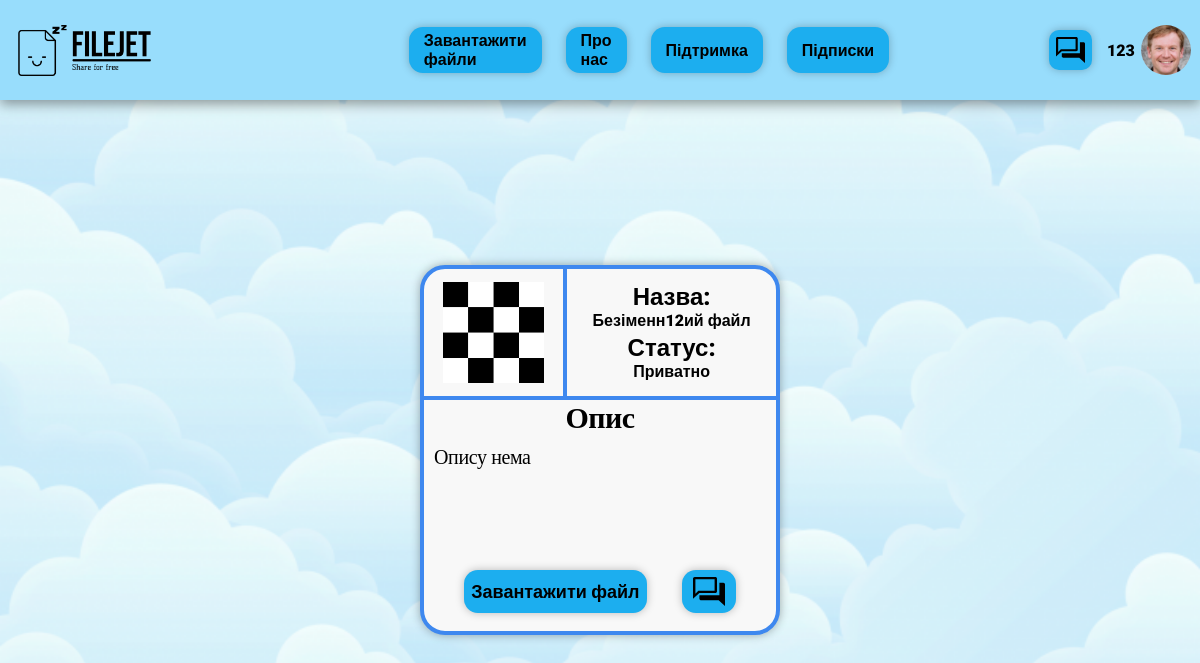
/file/34/ (signed in), run on the app's committed database.
### ProfileApp/models.py (models this page shows, shortened)
class Profile(models.Model):
    user = models.OneToOneField(User, on_delete=models.CASCADE)
    image = models.ImageField(upload_to='image/%Y/%m/%d', default="unregistered_user.png")
    total_size = models.IntegerField(default=104857600)
    used_size = models.IntegerField(default=0)
    procent_size = models.IntegerField(default=0)
    subscription = models.ForeignKey(Subscription, on_delete=models.CASCADE, to_field='id', default="1")
    authorised = models.BooleanField(default=False)

### FileApp/models.py (models this page shows, shortened)
class File(models.Model):
    file_path = models.FileField(upload_to='files/%Y/%m/%d', max_length=255, null=True, blank=True)
    name = models.CharField(max_length=255, default="Безіменний файл")
    description = models.TextField(default="Опису нема")
    category = models.ForeignKey(Category, on_delete=models.CASCADE, null=True, blank=True)
    private = models.BooleanField()
    image = models.ImageField(upload_to='image/%Y/%m/%d', default="file_preview.png")
    user = models.ForeignKey(settings.AUTH_USER_MODEL, on_delete=models.CASCADE)

### FileApp/views.py (the view)
# urls.py: path(r'file/<int:file_pk>/', show_file, name='file'),
@login_required(login_url='main')
def show_file(request, file_pk):
    context={}
    file = get_object_or_404(File, pk=file_pk)
    context["file"] = file
    context["is_uploader"] = False
    if file.user == request.user:
        context["is_uploader"] = True
        chats = Chat.objects.filter(file = file)
        chat_and_last_message_list = []
        for chat in chats:
            chat_and_last_message = []
            try:
                last_message = Message.objects.filter(chat = chat).order_by('pk').latest('pk')
            except Message.DoesNotExist:
                last_message = ''
            profile_image = Profile.objects.get(user = chat.send_user)
            chat_and_last_message.append(profile_image)
            chat_and_last_message.append(last_message)
            chat_and_last_message.append(chat)
            chat_and_last_message_list.append(chat_and_last_message)
        context["chat_and_last_message_list"] = chat_and_last_message_list
    return render(request, 'file.html', context)

### MainApp/templatetags/base.py (called while the page is built)
@register.simple_tag
def give_user(request):
    if request.user.is_authenticated:
        user = request.user
        profile = Profile.objects.get(user=user)
        return profile

@register.simple_tag
def give_chats(request):
    if request.user.is_authenticated:
        chats = Chat.objects.filter(send_user = request.user)
        chat_and_last_message_list = []
        for chat in chats:
            chat_and_last_message = []
            try:
                last_message = Message.objects.filter(chat = chat).order_by('pk').latest('pk')
            except Message.DoesNotExist:
                last_message = ''
            profile_image = Profile.objects.get(user = chat.send_user)
            chat_and_last_message.append(profile_image)
            chat_and_last_message.append(last_message)
            chat_and_last_message.append(chat)
            chat_and_last_message_list.append(chat_and_last_message)
        return chat_and_last_message_list

### FileApp/templates/file.html (shortened to what this page needs)
{% extends 'base.html' %}
{% load static %}
{% block style %}<link rel="stylesheet" href="{% static 'css/file.css' %}">{% endblock %}
{% block content %}
<div id="wrapper">
    <div id="file">
        <div id="file-header">
            <div id="image">
                {% if file.image %}
                <img src="{{ file.image.url }}" alt="{{ file.name }}">
                {% else %}
                <img src="{% static 'images/sad_file.svg' %}" alt="Нема забраження файлу">
                {% endif %}
            </div>
            <div id="text-info">
                <div class="file-name">
                    <h2>Назва:</h2>
                    <h4>{{ file.name }}</h4>
                </div>
                <div class="file-name">
                    <h2>Статус:</h2>
                    <div id="private-info">
                        <h4>{% if file.private %}
                        Відкрито
                        {% else %}
                        Приватно
                        {% endif %}</h4>
                    </div>
                </div>
            </div>
        </div>
        <div id="file-body">
            <h2 id="description-h2">Опис</h2>
            <h4 id="description-text">{% if file.description %}
                {{ file.description }}
                {% else %}
                Нема опису файла!
                {% endif %}</h4>
        </div>
        <div id="file-footer">
            <a href="{% url 'download_file' file.pk %}" id="text-download">Завантажити файл</a>
            {% if is_uploader %}
            <button id="oLModal" class="modal-button" onclick="openModal('Modal-uploader')"><img src="{% static 'images/chat_icon.svg' %}" alt="Чат"></button>
            {% elif not is_uploader %}
            <button id="oModal" class="modal-button" onclick="openModal('Modal-user')"><img src="{% static 'images/chat_icon.svg' %}" alt="Чат"></button>
            {% endif %}
        </div>
    </div>
</div>
{% endblock %}

### MainApp/templates/base.html (shortened to what this page needs)
<html lang="en">
    {% load static %}
    {% load base %}
    {% give_user request as profile %}
    {% give_chats request as chat_and_last_message_list_header %}
<head>
    <link rel="stylesheet" href="{% static 'css/base.css' %}">
    {% block style %} {% endblock %}
</head>
<body>
    <header>
        <div id="left-header-side">
            <p><a href="{% url 'main' %}"><img class="logo" src="{% static 'images/header-logo.png' %}" alt="Логотип компанії"></a></p>
        </div>
        <div class="navigation_buttons">
            <a href="{% url 'upload_file' %}">Завантажити файли</a>
            <a href="{% url 'about_us' %}">Про нас</a>
            <a href="{% url 'documentation' %}">Підтримка</a>
            <a href="{% url 'subscription' %}">Підписки</div></a>
        <div class="no_account">
            {% if profile %}
            <button class="H-modal-button" onclick="openModalHeader('header-modal')"><img src="{% static 'images/chat_icon.svg' %}" alt="Чат"></button>
            <a href="{% url 'profile' %}">
                {{ profile.user.username }}
                {% if profile.image %}
                <img class="image_account" src="{{ profile.image.url }}" alt="Нема аккаунту">
                {% else %}
                <img class="image_account" src="{% static 'images/unregistrate_user.png' %}" alt="Нема аккаунту">
                {% endif %}
            </a>
            {% endif %}
        </div>
    </header>
    {% block content %}{% endblock %}
</body>
</html>

### MainApp/static/css/base.css (style rules this page uses)
* { padding: 0; margin: 0; font-family: 'Roboto', sans-serif; font-weight: 900; }
body { width: 100%; height: 100%; display: flex; flex-flow: column; }
a, a:hover, a:visited, a:active { color: inherit; text-decoration: none; }
header { display: flex; flex-direction: row; justify-content: space-between; align-items: center; width: 100%; height: 100px; background: #98DDFC; box-shadow: 0px 4px 12px rgba(0, 0, 0, 0.4); flex: 0 1 auto; }
#left-header-side { height: 60%; padding-left: 1.5%; gap: 2%; display: flex; justify-content: space-between; width: 20%; align-items: center; }
.logo { height: 85%; }
.navigation_buttons { display: flex; flex-direction: row; justify-content: center; align-items: center; padding: 0px 0px; gap: 5%; width: 40%; height: 100%; flex: none; }
.navigation_buttons a { display: flex; justify-content: center; align-items: center; padding: 3px 15px; height: 40%; background: #1CAEEF; box-shadow: 0px 0px 8px rgba(0, 0, 0, 0.25); border-radius: 14px; transition: 200ms ease-in; }
.no_account { display: flex; flex-direction: row; justify-content: center; align-items: center; padding: 5px 20px; gap: 15px; width: 10%; height: 100%; border-radius: 10px; }
.no_account a { display: flex; flex-direction: row; justify-content: center; align-items: center; height: 100%; gap: 6px; border-radius: 10px; }
.image_account { box-sizing: border-box; object-fit: contain; height: 50%; border-radius: 100%; }
.H-modal-button { display: flex; justify-content: center; align-items: center; height: 40%; padding: 7px; cursor: pointer; font-size: 18px; border: none; background: #1CAEEF; box-shadow: 0px 0px 8px rgba(0, 0, 0, 0.25); border-radius: 10px; }
.H-modal-button img { height: 100%; object-fit: contain; }

### FileApp/static/css/file.css (style rules this page uses)
#file { box-sizing: border-box; display: flex; flex-direction: column; align-items: center; padding: 0px; min-width: 30%; max-width: 60%; max-height: 60%; background: #F8F8F8; border: 4px solid #3E88EF; box-shadow: 0px 0px 10px rgba(0, 0, 0, 0.32); border-radius: 25px; }
#file-header { display: flex; flex-direction: row; justify-content: center; align-items: center; padding: 0px; width: 100%; height: 35%; overflow: hidden; border-top-left-radius: 25px; border-top-right-radius: 25px; border-bottom: 4px solid #3E88EF; }
#wrapper { width: 100%; height: 100%; display: flex; flex-direction: column; justify-content: center; align-items: center; }
#image { display: flex; flex-direction: row; justify-content: center; align-items: center; padding: 0px; width: 40%; height: 100%; overflow: hidden; }
#image img { max-width: 80%; max-height: 80%; }
#text-info { display: flex; flex-direction: column; justify-content: center; align-items: center; padding: 0px; gap: 3%; overflow: hidden; width: 60%; height: 100%; border-left: 4px solid #3E88EF; }
.file-name { display: flex; flex-direction: column; justify-content: center; align-items: center; }
#private-info { display: flex; flex-direction: row; justify-content: center; align-items: center; gap: 1%; }
#file-body { display: flex; flex-direction: column; justify-content: flex-start; align-items: center; gap: 10px; width: 100%; height: 48%; }
#file-footer { display: flex; flex-direction: row; justify-content: center; align-items: center; gap: 10%; width: 100%; height: 10%; padding-bottom: 20px; }
#description-h2 { font-family: 'Roboto'; font-style: normal; font-weight: 700; font-size: 30px; display: flex; align-items: center; letter-spacing: -0.019em; color: #000000; }
#description-text { -webkit-box-sizing: border-box; -moz-box-sizing: border-box; box-sizing: border-box; padding: 0 10px; width: 100%; font-family: 'Roboto'; font-style: normal; font-weight: 400; font-size: 20px; display: flex; align-items: center; letter-spacing: -0.019em; color: #000000; }
#file-footer a { display: flex; flex-direction: row; justify-content: center; align-items: center; padding: 7px; gap: 10px; cursor: pointer; font-size: 18px; height: 80%; border: none; background: #1CAEEF; box-shadow: 0px 0px 8px rgba(0, 0, 0, 0.25); border-radius: 14px; }
#text-download { padding: 30px 15px; }
#file-footer button img { width: 80%; height: 80%; }
.modal-button { display: flex; flex-direction: row; justify-content: center; align-items: center; padding: 7px; gap: 10px; cursor: pointer; font-size: 18px; border: none; background: #1CAEEF; box-shadow: 0px 0px 8px rgba(0, 0, 0, 0.25); border-radius: 14px; }

### data on the page
Profile: user.username "123", image (picture)
File: image (picture), name "Безіменн12ий файл", description "Опису нема"
